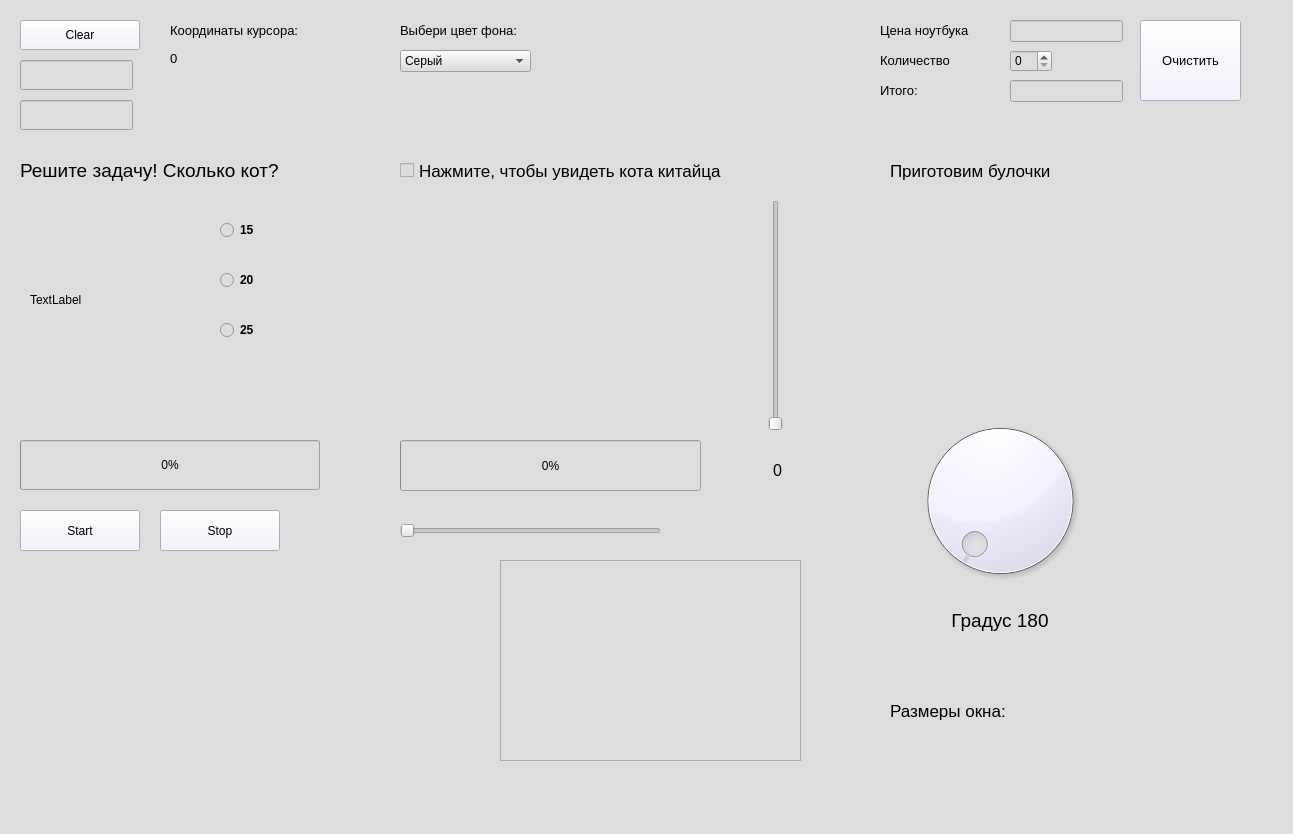
<?xml version="1.0" encoding="UTF-8"?>
<ui version="4.0">
 <class>MainWindow</class>
 <widget class="QMainWindow" name="MainWindow">
  <property name="enabled">
   <bool>true</bool>
  </property>
  <property name="geometry">
   <rect>
    <x>0</x>
    <y>0</y>
    <width>1293</width>
    <height>834</height>
   </rect>
  </property>
  <property name="windowTitle">
   <string>MainWindow</string>
  </property>
  <property name="styleSheet">
   <string notr="true">background-color: rgb(221, 221, 221);</string>
  </property>
  <widget class="QWidget" name="centralwidget">
   <widget class="QPushButton" name="btn_clear">
    <property name="geometry">
     <rect>
      <x>20</x>
      <y>20</y>
      <width>120</width>
      <height>30</height>
     </rect>
    </property>
    <property name="styleSheet">
     <string notr="true">background-color: rgb(242, 240, 255);</string>
    </property>
    <property name="text">
     <string>Clear</string>
    </property>
   </widget>
   <widget class="QLineEdit" name="line_edit">
    <property name="geometry">
     <rect>
      <x>20</x>
      <y>60</y>
      <width>113</width>
      <height>30</height>
     </rect>
    </property>
   </widget>
   <widget class="QLineEdit" name="line_clr">
    <property name="geometry">
     <rect>
      <x>20</x>
      <y>100</y>
      <width>113</width>
      <height>30</height>
     </rect>
    </property>
   </widget>
   <widget class="QLabel" name="lbl_coord">
    <property name="geometry">
     <rect>
      <x>170</x>
      <y>50</y>
      <width>61</width>
      <height>16</height>
     </rect>
    </property>
    <property name="font">
     <font>
      <pointsize>10</pointsize>
     </font>
    </property>
    <property name="text">
     <string>0</string>
    </property>
   </widget>
   <widget class="QLabel" name="label_pix">
    <property name="geometry">
     <rect>
      <x>400</x>
      <y>200</y>
      <width>200</width>
      <height>200</height>
     </rect>
    </property>
    <property name="minimumSize">
     <size>
      <width>200</width>
      <height>200</height>
     </size>
    </property>
    <property name="maximumSize">
     <size>
      <width>200</width>
      <height>200</height>
     </size>
    </property>
    <property name="styleSheet">
     <string notr="true"/>
    </property>
    <property name="text">
     <string/>
    </property>
    <property name="scaledContents">
     <bool>false</bool>
    </property>
    <property name="margin">
     <number>0</number>
    </property>
   </widget>
   <widget class="QCheckBox" name="check_box_pix">
    <property name="geometry">
     <rect>
      <x>400</x>
      <y>150</y>
      <width>471</width>
      <height>41</height>
     </rect>
    </property>
    <property name="font">
     <font>
      <pointsize>13</pointsize>
     </font>
    </property>
    <property name="text">
     <string>Нажмите, чтобы увидеть кота китайца</string>
    </property>
   </widget>
   <widget class="QRadioButton" name="rb_answer1">
    <property name="geometry">
     <rect>
      <x>220</x>
      <y>220</y>
      <width>95</width>
      <height>20</height>
     </rect>
    </property>
    <property name="font">
     <font>
      <weight>75</weight>
      <bold>true</bold>
     </font>
    </property>
    <property name="text">
     <string>15</string>
    </property>
   </widget>
   <widget class="QRadioButton" name="rb_answer2">
    <property name="geometry">
     <rect>
      <x>220</x>
      <y>270</y>
      <width>95</width>
      <height>20</height>
     </rect>
    </property>
    <property name="font">
     <font>
      <weight>75</weight>
      <bold>true</bold>
     </font>
    </property>
    <property name="text">
     <string>20</string>
    </property>
   </widget>
   <widget class="QRadioButton" name="rb_answer3">
    <property name="geometry">
     <rect>
      <x>220</x>
      <y>320</y>
      <width>95</width>
      <height>20</height>
     </rect>
    </property>
    <property name="font">
     <font>
      <weight>75</weight>
      <bold>true</bold>
     </font>
    </property>
    <property name="text">
     <string>25</string>
    </property>
   </widget>
   <widget class="QLabel" name="label">
    <property name="geometry">
     <rect>
      <x>20</x>
      <y>150</y>
      <width>301</width>
      <height>41</height>
     </rect>
    </property>
    <property name="font">
     <font>
      <pointsize>14</pointsize>
     </font>
    </property>
    <property name="text">
     <string>Решите задачу! Сколько кот?</string>
    </property>
   </widget>
   <widget class="QLabel" name="label_test">
    <property name="geometry">
     <rect>
      <x>30</x>
      <y>200</y>
      <width>170</width>
      <height>200</height>
     </rect>
    </property>
    <property name="minimumSize">
     <size>
      <width>170</width>
      <height>200</height>
     </size>
    </property>
    <property name="maximumSize">
     <size>
      <width>170</width>
      <height>200</height>
     </size>
    </property>
    <property name="styleSheet">
     <string notr="true"/>
    </property>
    <property name="text">
     <string>TextLabel</string>
    </property>
   </widget>
   <widget class="QLabel" name="label_answer1">
    <property name="geometry">
     <rect>
      <x>290</x>
      <y>220</y>
      <width>25</width>
      <height>25</height>
     </rect>
    </property>
    <property name="minimumSize">
     <size>
      <width>25</width>
      <height>25</height>
     </size>
    </property>
    <property name="maximumSize">
     <size>
      <width>25</width>
      <height>25</height>
     </size>
    </property>
    <property name="styleSheet">
     <string notr="true"/>
    </property>
    <property name="text">
     <string/>
    </property>
   </widget>
   <widget class="QLabel" name="label_answer2">
    <property name="geometry">
     <rect>
      <x>290</x>
      <y>270</y>
      <width>25</width>
      <height>25</height>
     </rect>
    </property>
    <property name="minimumSize">
     <size>
      <width>25</width>
      <height>25</height>
     </size>
    </property>
    <property name="maximumSize">
     <size>
      <width>25</width>
      <height>25</height>
     </size>
    </property>
    <property name="styleSheet">
     <string notr="true"/>
    </property>
    <property name="text">
     <string/>
    </property>
   </widget>
   <widget class="QLabel" name="label_answer3">
    <property name="geometry">
     <rect>
      <x>290</x>
      <y>320</y>
      <width>25</width>
      <height>25</height>
     </rect>
    </property>
    <property name="minimumSize">
     <size>
      <width>25</width>
      <height>25</height>
     </size>
    </property>
    <property name="maximumSize">
     <size>
      <width>25</width>
      <height>25</height>
     </size>
    </property>
    <property name="styleSheet">
     <string notr="true"/>
    </property>
    <property name="text">
     <string/>
    </property>
   </widget>
   <widget class="QLabel" name="label_2">
    <property name="geometry">
     <rect>
      <x>170</x>
      <y>20</y>
      <width>181</width>
      <height>21</height>
     </rect>
    </property>
    <property name="font">
     <font>
      <pointsize>10</pointsize>
      <weight>50</weight>
      <bold>false</bold>
     </font>
    </property>
    <property name="text">
     <string>Координаты курсора:</string>
    </property>
   </widget>
   <widget class="QComboBox" name="combo_box_background">
    <property name="geometry">
     <rect>
      <x>400</x>
      <y>50</y>
      <width>131</width>
      <height>22</height>
     </rect>
    </property>
    <item>
     <property name="text">
      <string>Серый</string>
     </property>
    </item>
    <item>
     <property name="text">
      <string>Канареечный</string>
     </property>
    </item>
    <item>
     <property name="text">
      <string>Светло фиолетовый</string>
     </property>
    </item>
    <item>
     <property name="text">
      <string>Синий синий иней</string>
     </property>
    </item>
    <item>
     <property name="text">
      <string>Магическая мята</string>
     </property>
    </item>
    <item>
     <property name="text">
      <string>Розовый щербет</string>
     </property>
    </item>
   </widget>
   <widget class="QLabel" name="label_3">
    <property name="geometry">
     <rect>
      <x>400</x>
      <y>20</y>
      <width>191</width>
      <height>21</height>
     </rect>
    </property>
    <property name="font">
     <font>
      <pointsize>10</pointsize>
     </font>
    </property>
    <property name="text">
     <string>Выбери цвет фона:</string>
    </property>
   </widget>
   <widget class="QProgressBar" name="progress_bar_time">
    <property name="geometry">
     <rect>
      <x>20</x>
      <y>440</y>
      <width>300</width>
      <height>50</height>
     </rect>
    </property>
    <property name="value">
     <number>0</number>
    </property>
   </widget>
   <widget class="QPushButton" name="btn_start">
    <property name="geometry">
     <rect>
      <x>20</x>
      <y>510</y>
      <width>120</width>
      <height>41</height>
     </rect>
    </property>
    <property name="styleSheet">
     <string notr="true">background-color: rgb(242, 240, 255);</string>
    </property>
    <property name="text">
     <string>Start</string>
    </property>
   </widget>
   <widget class="QPushButton" name="btn_stop">
    <property name="geometry">
     <rect>
      <x>160</x>
      <y>510</y>
      <width>120</width>
      <height>41</height>
     </rect>
    </property>
    <property name="styleSheet">
     <string notr="true">background-color: rgb(242, 240, 255);</string>
    </property>
    <property name="text">
     <string>Stop</string>
    </property>
   </widget>
   <widget class="QSlider" name="vertical_slider">
    <property name="geometry">
     <rect>
      <x>760</x>
      <y>200</y>
      <width>31</width>
      <height>231</height>
     </rect>
    </property>
    <property name="maximum">
     <number>100</number>
    </property>
    <property name="orientation">
     <enum>Qt::Vertical</enum>
    </property>
   </widget>
   <widget class="QLabel" name="lbl_slider">
    <property name="geometry">
     <rect>
      <x>750</x>
      <y>460</y>
      <width>55</width>
      <height>21</height>
     </rect>
    </property>
    <property name="font">
     <font>
      <pointsize>12</pointsize>
     </font>
    </property>
    <property name="text">
     <string>0</string>
    </property>
    <property name="alignment">
     <set>Qt::AlignCenter</set>
    </property>
   </widget>
   <widget class="QWidget" name="widget_paint" native="true">
    <property name="geometry">
     <rect>
      <x>610</x>
      <y>20</y>
      <width>211</width>
      <height>91</height>
     </rect>
    </property>
   </widget>
   <widget class="QLabel" name="label_monkey">
    <property name="geometry">
     <rect>
      <x>40</x>
      <y>570</y>
      <width>200</width>
      <height>200</height>
     </rect>
    </property>
    <property name="minimumSize">
     <size>
      <width>200</width>
      <height>200</height>
     </size>
    </property>
    <property name="maximumSize">
     <size>
      <width>200</width>
      <height>200</height>
     </size>
    </property>
    <property name="styleSheet">
     <string notr="true"/>
    </property>
    <property name="text">
     <string/>
    </property>
    <property name="scaledContents">
     <bool>false</bool>
    </property>
    <property name="margin">
     <number>0</number>
    </property>
   </widget>
   <widget class="QLabel" name="label_pain">
    <property name="geometry">
     <rect>
      <x>270</x>
      <y>570</y>
      <width>200</width>
      <height>200</height>
     </rect>
    </property>
    <property name="minimumSize">
     <size>
      <width>200</width>
      <height>200</height>
     </size>
    </property>
    <property name="maximumSize">
     <size>
      <width>200</width>
      <height>200</height>
     </size>
    </property>
    <property name="styleSheet">
     <string notr="true"/>
    </property>
    <property name="text">
     <string/>
    </property>
    <property name="scaledContents">
     <bool>false</bool>
    </property>
    <property name="margin">
     <number>0</number>
    </property>
   </widget>
   <widget class="QSlider" name="horizontalSlider_bar">
    <property name="geometry">
     <rect>
      <x>400</x>
      <y>510</y>
      <width>261</width>
      <height>41</height>
     </rect>
    </property>
    <property name="maximum">
     <number>100</number>
    </property>
    <property name="orientation">
     <enum>Qt::Horizontal</enum>
    </property>
   </widget>
   <widget class="QProgressBar" name="progressBar_hor">
    <property name="geometry">
     <rect>
      <x>400</x>
      <y>440</y>
      <width>301</width>
      <height>51</height>
     </rect>
    </property>
    <property name="styleSheet">
     <string notr="true"/>
    </property>
    <property name="value">
     <number>0</number>
    </property>
   </widget>
   <widget class="QDial" name="dial_bake">
    <property name="geometry">
     <rect>
      <x>900</x>
      <y>410</y>
      <width>200</width>
      <height>181</height>
     </rect>
    </property>
    <property name="styleSheet">
     <string notr="true">background-color: rgb(242, 240, 255);</string>
    </property>
    <property name="minimum">
     <number>180</number>
    </property>
    <property name="maximum">
     <number>300</number>
    </property>
   </widget>
   <widget class="QSpinBox" name="spinBox">
    <property name="geometry">
     <rect>
      <x>1010</x>
      <y>50</y>
      <width>42</width>
      <height>22</height>
     </rect>
    </property>
   </widget>
   <widget class="QLabel" name="label_degree">
    <property name="geometry">
     <rect>
      <x>900</x>
      <y>600</y>
      <width>200</width>
      <height>41</height>
     </rect>
    </property>
    <property name="font">
     <font>
      <pointsize>14</pointsize>
     </font>
    </property>
    <property name="text">
     <string>Градус 180</string>
    </property>
    <property name="alignment">
     <set>Qt::AlignCenter</set>
    </property>
   </widget>
   <widget class="QLabel" name="label_cookie">
    <property name="geometry">
     <rect>
      <x>890</x>
      <y>200</y>
      <width>200</width>
      <height>200</height>
     </rect>
    </property>
    <property name="minimumSize">
     <size>
      <width>200</width>
      <height>200</height>
     </size>
    </property>
    <property name="maximumSize">
     <size>
      <width>200</width>
      <height>200</height>
     </size>
    </property>
    <property name="styleSheet">
     <string notr="true"/>
    </property>
    <property name="text">
     <string/>
    </property>
    <property name="scaledContents">
     <bool>false</bool>
    </property>
    <property name="margin">
     <number>0</number>
    </property>
   </widget>
   <widget class="QLabel" name="label_4">
    <property name="geometry">
     <rect>
      <x>890</x>
      <y>150</y>
      <width>261</width>
      <height>41</height>
     </rect>
    </property>
    <property name="font">
     <font>
      <pointsize>13</pointsize>
     </font>
    </property>
    <property name="text">
     <string>Приготовим булочки</string>
    </property>
   </widget>
   <widget class="QLabel" name="label_price">
    <property name="geometry">
     <rect>
      <x>880</x>
      <y>20</y>
      <width>121</width>
      <height>21</height>
     </rect>
    </property>
    <property name="font">
     <font>
      <pointsize>10</pointsize>
     </font>
    </property>
    <property name="text">
     <string>Цена ноутбука</string>
    </property>
   </widget>
   <widget class="QLineEdit" name="lineEdit_price">
    <property name="geometry">
     <rect>
      <x>1010</x>
      <y>20</y>
      <width>113</width>
      <height>22</height>
     </rect>
    </property>
   </widget>
   <widget class="QLineEdit" name="lineEdit_result">
    <property name="geometry">
     <rect>
      <x>1010</x>
      <y>80</y>
      <width>113</width>
      <height>22</height>
     </rect>
    </property>
   </widget>
   <widget class="QLabel" name="label_result">
    <property name="geometry">
     <rect>
      <x>880</x>
      <y>80</y>
      <width>121</width>
      <height>21</height>
     </rect>
    </property>
    <property name="font">
     <font>
      <pointsize>10</pointsize>
     </font>
    </property>
    <property name="text">
     <string>Итого:</string>
    </property>
   </widget>
   <widget class="QLabel" name="label_quantity">
    <property name="geometry">
     <rect>
      <x>880</x>
      <y>50</y>
      <width>121</width>
      <height>21</height>
     </rect>
    </property>
    <property name="font">
     <font>
      <pointsize>10</pointsize>
     </font>
    </property>
    <property name="text">
     <string>Количество</string>
    </property>
   </widget>
   <widget class="QPushButton" name="btn_clear_res">
    <property name="geometry">
     <rect>
      <x>1140</x>
      <y>20</y>
      <width>101</width>
      <height>81</height>
     </rect>
    </property>
    <property name="font">
     <font>
      <pointsize>10</pointsize>
     </font>
    </property>
    <property name="styleSheet">
     <string notr="true">background-color: rgb(242, 240, 255);</string>
    </property>
    <property name="text">
     <string>Очистить</string>
    </property>
   </widget>
   <widget class="QTextEdit" name="textEdit">
    <property name="geometry">
     <rect>
      <x>500</x>
      <y>560</y>
      <width>301</width>
      <height>201</height>
     </rect>
    </property>
   </widget>
   <widget class="QLabel" name="label_5">
    <property name="geometry">
     <rect>
      <x>890</x>
      <y>690</y>
      <width>151</width>
      <height>41</height>
     </rect>
    </property>
    <property name="font">
     <font>
      <pointsize>13</pointsize>
     </font>
    </property>
    <property name="text">
     <string>Размеры окна:</string>
    </property>
   </widget>
   <widget class="QLabel" name="label_new_size">
    <property name="geometry">
     <rect>
      <x>1040</x>
      <y>690</y>
      <width>121</width>
      <height>41</height>
     </rect>
    </property>
    <property name="font">
     <font>
      <pointsize>13</pointsize>
     </font>
    </property>
    <property name="text">
     <string/>
    </property>
    <property name="alignment">
     <set>Qt::AlignCenter</set>
    </property>
   </widget>
  </widget>
  <widget class="QMenuBar" name="menubar">
   <property name="geometry">
    <rect>
     <x>0</x>
     <y>0</y>
     <width>1293</width>
     <height>26</height>
    </rect>
   </property>
  </widget>
 </widget>
 <resources/>
 <connections/>
</ui>
